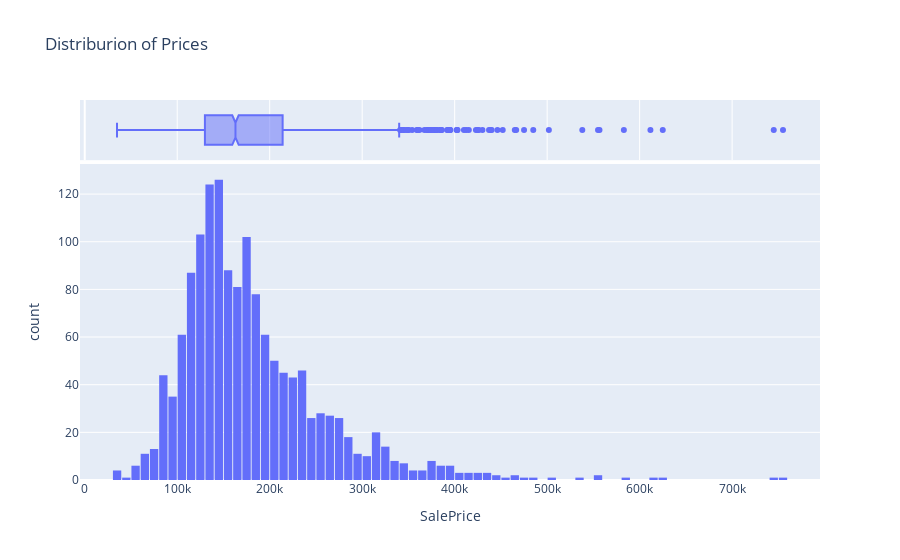

The code cell stored with this chart in its notebook:
### Code cell
fig = px.histogram(prices_df,
                   x='SalePrice',
                   marginal='box',
                   title='Distriburion of Prices')
fig.update_layout(bargap=0.1)
fig.show()

### Figure 1 — Plotly figure (JSON) as saved in the notebook; plotly's stock layout.template omitted (floating-point values rounded to 4 significant figures; data arrays with more than 128 entries replaced by an {"elided": "..."} marker saying what was removed)
{"data": [{"alignmentgroup": "True", "bingroup": "x", "hovertemplate": "SalePrice=%{x}<br>count=%{y}<extra></extra>", "legendgroup": "", "marker": {"color": "#636efa", "pattern": {"shape": ""}}, "name": "", "offsetgroup": "", "orientation": "v", "showlegend": false, "type": "histogram", "x": {"elided": "1460 int values"}, "xaxis": "x", "yaxis": "y"}, {"alignmentgroup": "True", "hovertemplate": "SalePrice=%{x}<extra></extra>", "legendgroup": "", "marker": {"color": "#636efa"}, "name": "", "notched": true, "offsetgroup": "", "showlegend": false, "type": "box", "x": {"elided": "1460 int values"}, "xaxis": "x2", "yaxis": "y2"}], "layout": {"bargap": 0.1, "barmode": "relative", "legend": {"tracegroupgap": 0}, "title": {"text": "Distriburion of Prices"}, "xaxis": {"anchor": "y", "domain": [0, 1], "title": {"text": "SalePrice"}}, "xaxis2": {"anchor": "y2", "domain": [0, 1], "matches": "x", "showgrid": true, "showticklabels": false}, "yaxis": {"anchor": "x", "domain": [0, 0.8316], "title": {"text": "count"}}, "yaxis2": {"anchor": "x2", "domain": [0.8416, 1], "matches": "y2", "showgrid": false, "showline": false, "showticklabels": false, "ticks": ""}}}
